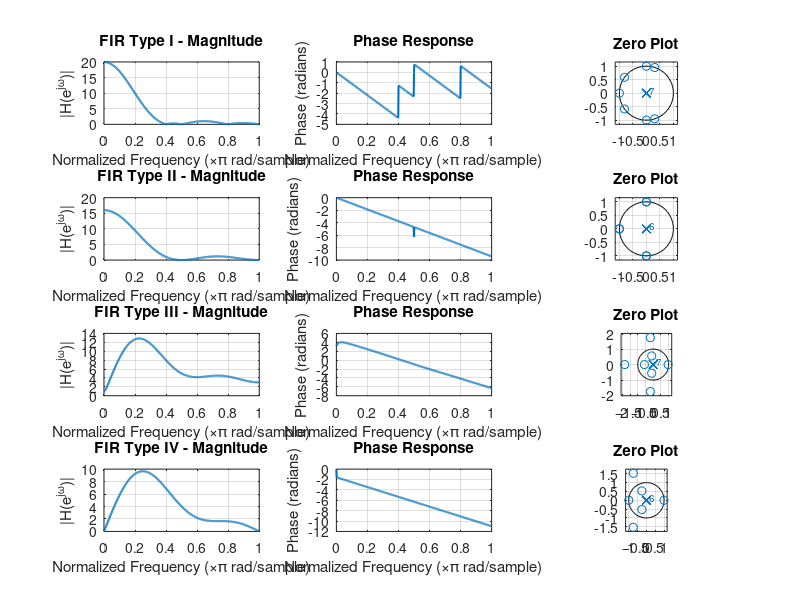

Recreate this plot in MATLAB. (Note: this script raises an error after producing the figure.)
%% Exercise 11 – FIR Filter Types (Type I–IV)
% Author: [Your Name]
% Date: [Date]
% Description: Plots magnitude, phase, and zero diagrams for four FIR filter types.

clear; close all; clc;

% --- Impulse responses for each FIR type ---
h1 = [1 2 3 4 4 3 2 1];      % Type I (M even, symmetric)
h2 = [1 2 3 4 3 2 1];        % Type II (M odd, symmetric)
h3 = [-1 -2 -3 -4 3 3 2 1];  % Type III (M even, antisymmetric)
h4 = [-1 -2 -3 0 3 2 1];     % Type IV (M odd, antisymmetric)

filters = {h1, h2, h3, h4};
titles = {'FIR Type I', 'FIR Type II', 'FIR Type III', 'FIR Type IV'};

figure('Name','Exercise 11 – FIR Filter Types','NumberTitle','off');

for i = 1:4
    h = filters{i};
    [H, w] = freqz(h, 1, 512);

    % --- Magnitude ---
    subplot(4, 3, (i-1)*3 + 1);
    plot(w/pi, abs(H), 'LineWidth', 1.5);
    grid on; title([titles{i} ' - Magnitude']);
    xlabel('Normalized Frequency (\times\pi rad/sample)');
    ylabel('|H(e^{j\omega})|');

    % --- Phase ---
    subplot(4, 3, (i-1)*3 + 2);
    plot(w/pi, unwrap(angle(H)), 'LineWidth', 1.5);
    grid on; title('Phase Response');
    xlabel('Normalized Frequency (\times\pi rad/sample)');
    ylabel('Phase (radians)');

    % --- Zero Plot ---
    subplot(4, 3, (i-1)*3 + 3);
    zplane(h,1);
    title('Zero Plot');
end

sgtitle('Exercise 11 – FIR Filter Types (Magnitude, Phase, Zero Plot)');

% Optional: Save figures
if ~exist('results','dir')
    mkdir('results');
end

for i = 1:4
    fig = figure('Visible','off');
    h = filters{i};
    [H, w] = freqz(h, 1, 512);

    subplot(1,3,1); plot(w/pi, abs(H)); grid on; title('Magnitude');
    subplot(1,3,2); plot(w/pi, unwrap(angle(H))); grid on; title('Phase');
    subplot(1,3,3); zplane(h,1); title('Zero Plot');

    sgtitle(titles{i});
    saveas(fig, fullfile('results', ['fir_type' num2str(i) '.png']));
    close(fig);
end
